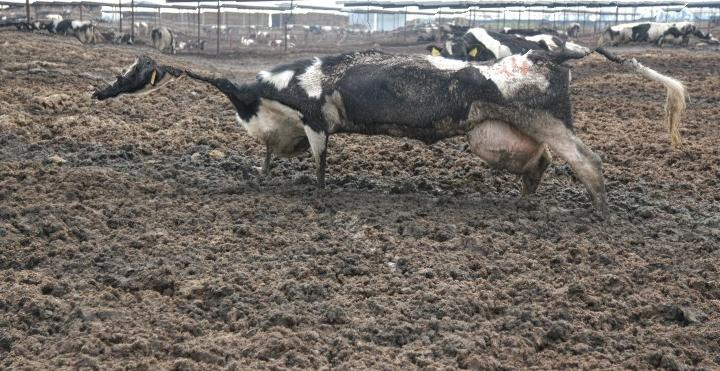
#> input picture proyecto/codigo/seam_carving_jpg/ot.jpg, 720 x 371 px
$ python seam_carving.py 1.0 1.0 ot.jpg out.png
#> lines starting #> are read from the running program, lines starting #| are printed output that depends on the picture
#> in main, img is the input picture: shape (371, 720, 3); mean R, G, B 114.5, 108.2, 102.1
import sys
import numpy as np
from imageio import imread, imwrite
from scipy.ndimage.filters import convolve

# tqdm es para ver una barra de progreso
from tqdm import trange

def calc_energy(img):
    # print(img)
    # exit()
    filter_du = np.array([
        [1.0, 2.0, 1.0],
        [0.0, 0.0, 0.0],
        [-1.0, -2.0, -1.0],
    ])
    # Dado que jpg tiene tres canales replicamos la matriz 1D por una 3D para cada canal
    filter_du = np.stack([filter_du] * 3, axis=2)
    filter_dv = np.array([
        [1.0, 0.0, -1.0],
        [2.0, 0.0, -2.0],
        [1.0, 0.0, -1.0],
    ])
    # Dado que jpg tiene tres canales replicamos la matriz 1D por una 3D para cada canal
    filter_dv = np.stack([filter_dv] * 3, axis=2)

    img = img.astype('float32')
    convolved = np.absolute(convolve(img, filter_du)) + np.absolute(convolve(img, filter_dv))
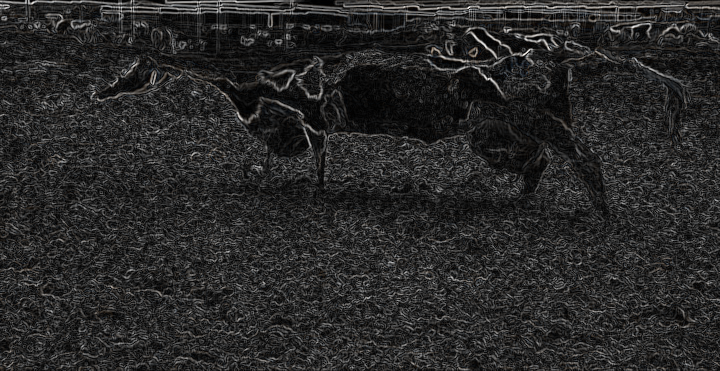
#> convolved: shape (371, 720, 3) float32; mean R, G, B 491.6, 488.1, 485.3; drawn with min black and max white

    # We sum the energies in the red, green, and blue channels
    energy_map = convolved.sum(axis=2)

    return energy_map

# [48 lines left out: functions minimum_seam, carve_column, not called in this run]

def crop_c(img, energyMap, scale_c):

#> called with scale_c = 1
    r, c, _ = img.shape
#> r = 371; c = 720
    new_c = int(scale_c * c)
#> new_c = 720
    for _ in trange(c - new_c): # tqdm es lo mismo que un range pero sirve para mostrar una barra de carga
        img, energyMap = carve_column(img, energyMap)

    return img, energyMap

def crop_r(img, energyMap, scale_r):
#> called with scale_r = 1
    img = np.rot90(img, 1, (0, 1))
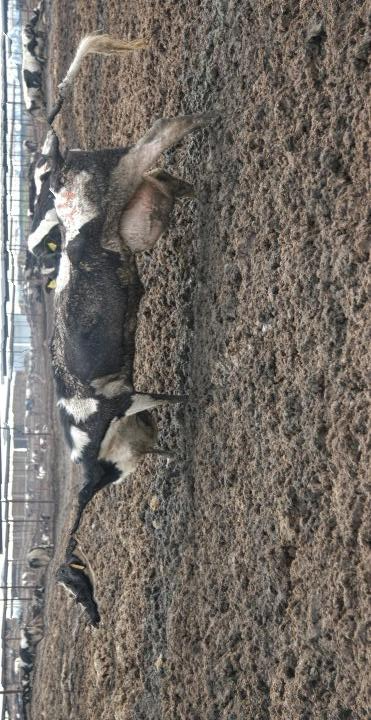
#> img: shape (720, 371, 3); mean of channels 0, 1, 2 114.5, 108.2, 102.1; drawn as R, G, B
    energyMap = np.rot90(energyMap, 1, (0, 1))
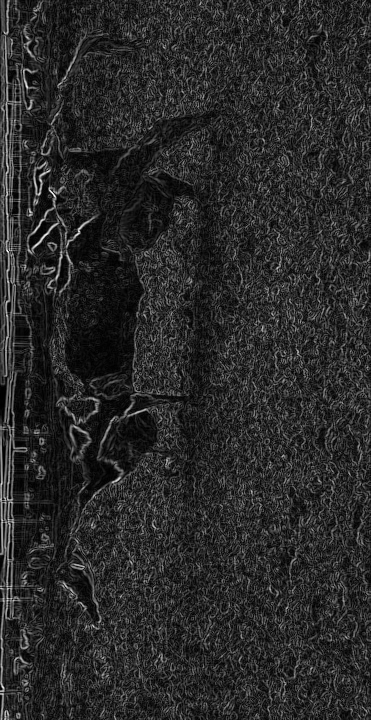
#> energyMap: shape (720, 371) float32; min 0, max 8934, mean 1465; drawn with min black and max white
    img, _ = crop_c(img, energyMap, scale_r)
    img = np.rot90(img, 3, (0, 1))
    return img

def main():

    if len(sys.argv) != 5:
        print('\nusage: seam_carving.py <scale_columns> <scale_rows> <image_in> <image_out>')
        sys.exit(1)

    scale_c = float(sys.argv[1])
    scale_r = float(sys.argv[2])
    in_filename = sys.argv[3]
    out_filename = sys.argv[4]

    img = imread(in_filename)
    energyMap = calc_energy(img)#matriz de mapa energetico

    imwrite('ene.jpg', energyMap)

    outc, energyMap = crop_c(img, energyMap, scale_c)
    imwrite('ene2.jpg', energyMap)
    imwrite('ene3.jpg', outc)
    outr = crop_r(outc, energyMap, scale_r)
    imwrite(out_filename, outr)

if __name__ == '__main__':
    main()
